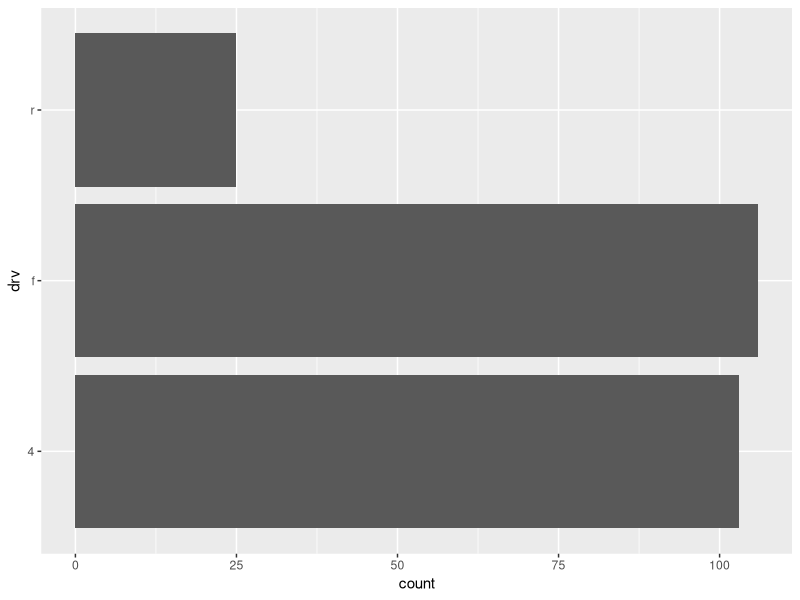
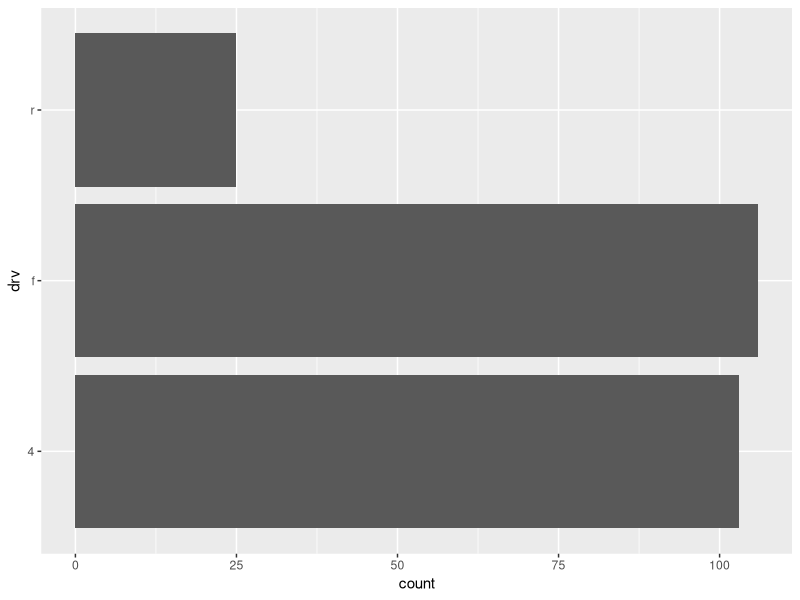
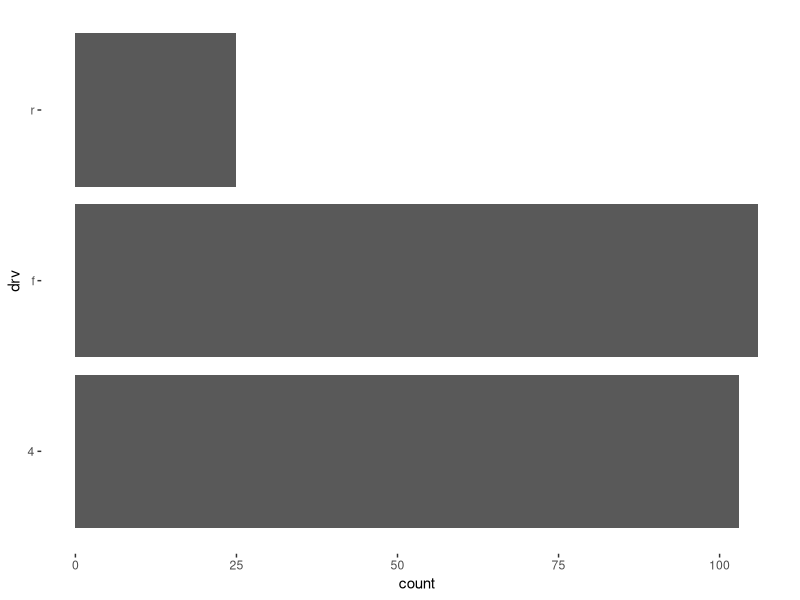
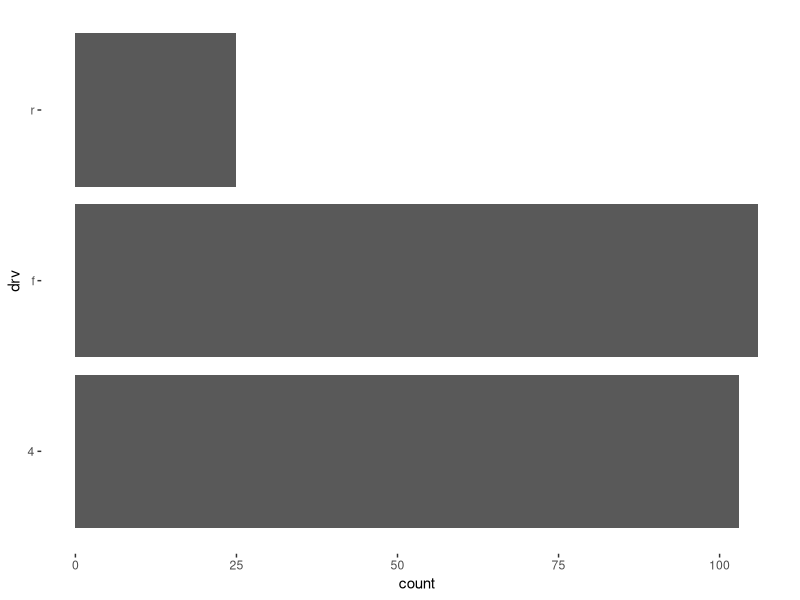
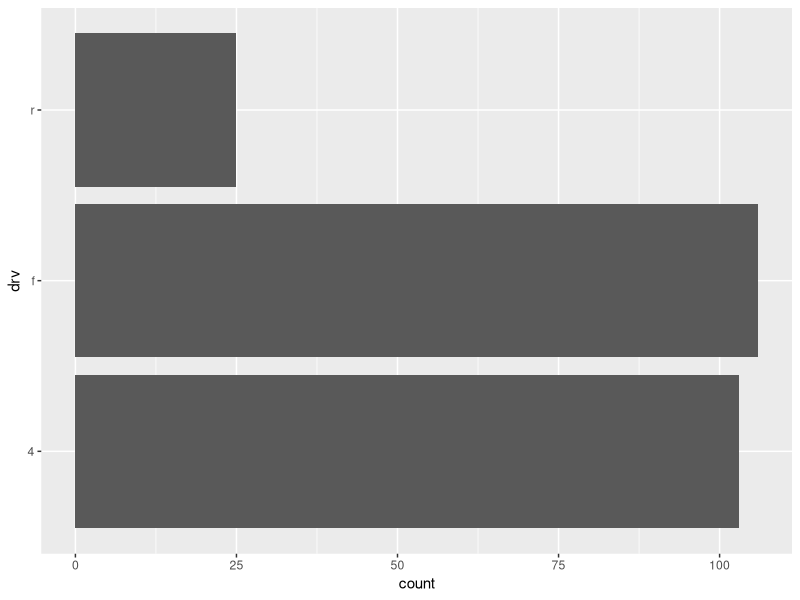
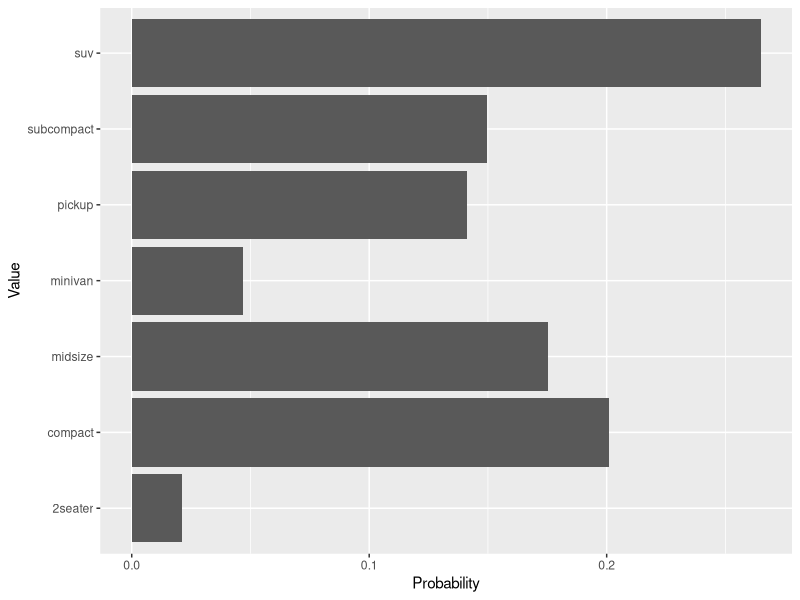
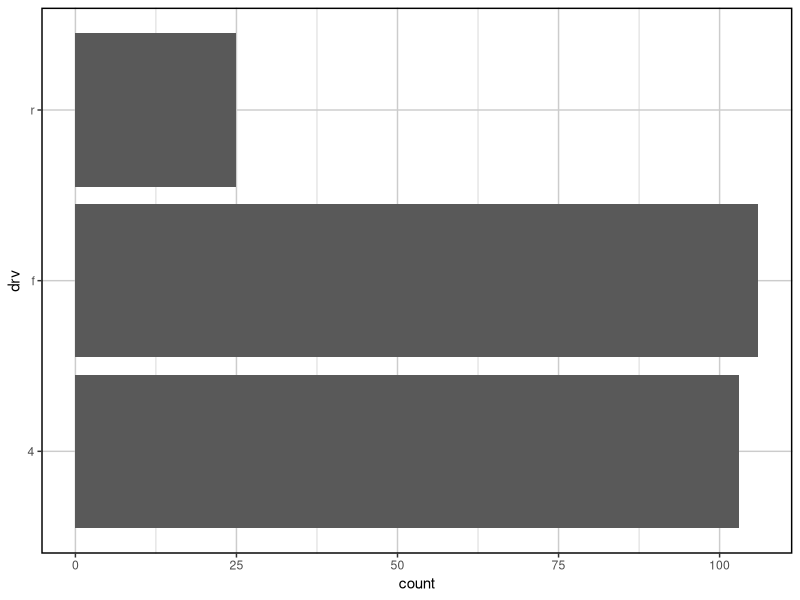

The R script that drew these images, in order:
## ---- chunk 1
knitr::opts_chunk$set(collapse = TRUE, comment = "#>", fig.show = "hide")
library(ggplot2)
## ---- chunk 2
mpg_drv_summary <- function() {
  ggplot2::ggplot(ggplot2::mpg) + 
    ggplot2::geom_bar(ggplot2::aes(x = .data$drv)) + 
    ggplot2::coord_flip()
}
## ---- chunk 3
# make sure this function runs!
mpg_drv_summary()
## ---- chunk 4
#' @importFrom ggplot2 ggplot aes geom_bar coord_flip
mpg_drv_summary <- function() {
  ggplot(ggplot2::mpg) + 
    geom_bar(aes(x = drv)) + 
    coord_flip()
}
## ---- chunk 5
# make sure this function runs!
mpg_drv_summary()
## ---- chunk 6
theme_custom <- function(...) {
  `%+replace%` <- ggplot2::`%+replace%`
  ggplot2::theme_grey(...) %+replace% 
    ggplot2::theme(panel.background = ggplot2::element_blank())
}
## ---- chunk 7
# make sure this function runs!
mpg_drv_summary() + theme_custom()
## ---- chunk 8
#' @importFrom ggplot2 %+replace%
theme_custom <- function(...) {
  ggplot2::theme_grey(...) %+replace% 
    ggplot2::theme(panel.background = ggplot2::element_blank())
}
## ---- chunk 9
mpg_drv_summary() + theme_custom()
## ---- chunk 10
mpg_drv_summary <- function() {
  ggplot(mpg) + 
    geom_bar(aes(x = drv)) + 
    coord_flip()
}
## ---- chunk 11
#' @importFrom rlang .data
mpg_drv_summary <- function() {
  ggplot(mpg) + 
    geom_bar(aes(x = .data$drv)) + 
    coord_flip()
}
## ---- chunk 12
#' @importFrom rlang .data
col_summary <- function(data, col) {
  ggplot(mpg) + 
    geom_bar(aes(x = .data[[col]])) + 
    coord_flip()
}

col_summary(mpg, "drv")
## ---- chunk 13
my_distr <- structure(
  c(
    "2seater" = 5 / 234,
    "compact" = 47 / 234,
    "midsize" = 41 / 234,
    "minivan" = 11 / 234,
    "pickup" = 33 / 234,
    "subcompact" = 35 / 234,
    "suv" = 62 / 234
  ),
  class = "discrete_distr"
)
## ---- chunk 14
discrete_distr_data <- function(x, ...) {
  data.frame(
    value = names(x),
    probability = as.numeric(x),
    stringsAsFactors = FALSE
  )
}
## ---- chunk 15
#' @importFrom ggplot2 autoplot
#' @importFrom rlang .data
autoplot.discrete_distr <- function(object, ...) {
  plot_data <- discrete_distr_data(object)
  ggplot(plot_data, aes(.data$value, .data$probability)) +
    geom_col() +
    coord_flip() +
    labs(x = "Value", y = "Probability")
}

autoplot(my_distr)
## ---- chunk 16
#' @importFrom graphics plot
plot.discrete_distr <- function(x, ...) {
  print(autoplot(x))
}
## ---- chunk 17
.onLoad <- function(...) {
  if (requireNamespace("ggplot2", quietly = TRUE)) {
    vctrs::s3_register("ggplot2::autoplot", "discrete_distr")
  }
}
## ---- chunk 18
#' @importFrom ggplot2 %+replace%
theme_custom <- function(...) {
  theme_grey(...) %+replace% 
    theme(
      panel.border = element_rect(size = 1, fill = NA),
      panel.background = element_blank(),
      panel.grid = element_line(colour = "grey80")
    )
}

mpg_drv_summary() + theme_custom()
## ---- chunk 19
default_theme <- function() {
  theme_custom()
}

mpg_drv_summary2 <- function() {
  mpg_drv_summary() + default_theme()
}
